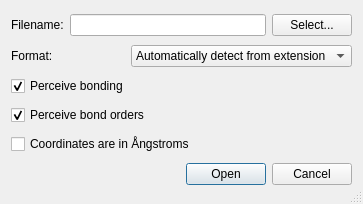
<ui version="4.0" >
 <class>ImportFileDialog</class>
 <widget class="QDialog" name="ImportFileDialog" >
  <property name="geometry" >
   <rect>
    <x>0</x>
    <y>0</y>
    <width>363</width>
    <height>204</height>
   </rect>
  </property>
  <property name="windowTitle" >
   <string>Import Molecule File</string>
  </property>
  <property name="sizeGripEnabled" >
   <bool>true</bool>
  </property>
  <layout class="QVBoxLayout" name="verticalLayout" >
   <item>
    <layout class="QHBoxLayout" name="horizontalLayout" >
     <item>
      <widget class="QLabel" name="label" >
       <property name="text" >
        <string>Filename:</string>
       </property>
      </widget>
     </item>
     <item>
      <widget class="QLineEdit" name="fileName" />
     </item>
     <item>
      <widget class="QPushButton" name="selectButton" >
       <property name="text" >
        <string>Select...</string>
       </property>
      </widget>
     </item>
    </layout>
   </item>
   <item>
    <layout class="QHBoxLayout" name="horizontalLayout_3" >
     <item>
      <widget class="QLabel" name="label_2" >
       <property name="text" >
        <string>Format:</string>
       </property>
      </widget>
     </item>
     <item>
      <widget class="QComboBox" name="formatComboBox" >
       <item>
        <property name="text" >
         <string>Automatically detect from extension</string>
        </property>
       </item>
      </widget>
     </item>
    </layout>
   </item>
   <item>
    <widget class="QCheckBox" name="checkBoxBonding" >
     <property name="text" >
      <string>Perceive bonding</string>
     </property>
     <property name="checked" >
      <bool>true</bool>
     </property>
    </widget>
   </item>
   <item>
    <widget class="QCheckBox" name="checkBoxBondOrders" >
     <property name="text" >
      <string>Perceive bond orders</string>
     </property>
     <property name="checked" >
      <bool>true</bool>
     </property>
    </widget>
   </item>
   <item>
    <widget class="QCheckBox" name="checkBoxAngstroms" >
     <property name="text" >
      <string>Coordinates are in Ångstroms</string>
     </property>
    </widget>
   </item>
   <item>
    <layout class="QHBoxLayout" name="horizontalLayout_2" >
     <item>
      <spacer name="horizontalSpacer" >
       <property name="orientation" >
        <enum>Qt::Horizontal</enum>
       </property>
       <property name="sizeHint" stdset="0" >
        <size>
         <width>40</width>
         <height>20</height>
        </size>
       </property>
      </spacer>
     </item>
     <item>
      <widget class="QDialogButtonBox" name="dialogButtonBox" >
       <property name="layoutDirection" >
        <enum>Qt::LeftToRight</enum>
       </property>
       <property name="orientation" >
        <enum>Qt::Horizontal</enum>
       </property>
       <property name="standardButtons" >
        <set>QDialogButtonBox::Cancel|QDialogButtonBox::Open</set>
       </property>
      </widget>
     </item>
    </layout>
   </item>
  </layout>
 </widget>
 <resources>
  <include location="avogadro.qrc" />
 </resources>
 <connections>
  <connection>
   <sender>dialogButtonBox</sender>
   <signal>accepted()</signal>
   <receiver>ImportFileDialog</receiver>
   <slot>accept()</slot>
   <hints>
    <hint type="sourcelabel" >
     <x>248</x>
     <y>254</y>
    </hint>
    <hint type="destinationlabel" >
     <x>157</x>
     <y>274</y>
    </hint>
   </hints>
  </connection>
  <connection>
   <sender>dialogButtonBox</sender>
   <signal>rejected()</signal>
   <receiver>ImportFileDialog</receiver>
   <slot>reject()</slot>
   <hints>
    <hint type="sourcelabel" >
     <x>316</x>
     <y>260</y>
    </hint>
    <hint type="destinationlabel" >
     <x>286</x>
     <y>274</y>
    </hint>
   </hints>
  </connection>
 </connections>
</ui>
